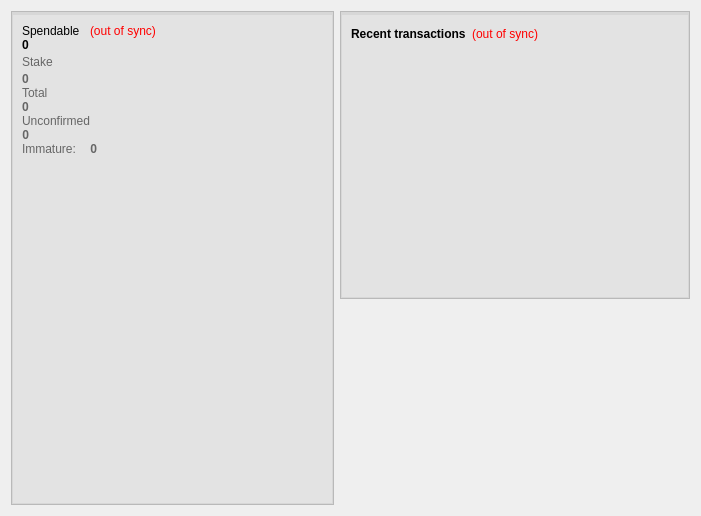
<?xml version="1.0" encoding="UTF-8"?>
<ui version="4.0">
 <class>OverviewPage</class>
 <widget class="QWidget" name="OverviewPage">
  <property name="geometry">
   <rect>
    <x>0</x>
    <y>0</y>
    <width>701</width>
    <height>516</height>
   </rect>
  </property>
  <property name="windowTitle">
   <string>Form</string>
  </property>
  <layout class="QHBoxLayout" name="horizontalLayout" stretch="1,0">
   <item>
    <layout class="QVBoxLayout" name="verticalLayout_2">
     <item>
      <widget class="QFrame" name="frame">
       <property name="styleSheet">
        <string notr="true">#frame
{
background-color: rgb(227, 227, 227);
border: 1px solid rgb(185,185,185);
}

#frame_4
{
border:1px solid rgb(215,215,215);
border-top: 3px solid rgb(215,215,215);
}</string>
       </property>
       <property name="frameShape">
        <enum>QFrame::StyledPanel</enum>
       </property>
       <property name="frameShadow">
        <enum>QFrame::Raised</enum>
       </property>
       <layout class="QVBoxLayout" name="verticalLayout_4">
        <property name="spacing">
         <number>0</number>
        </property>
        <property name="leftMargin">
         <number>0</number>
        </property>
        <property name="topMargin">
         <number>0</number>
        </property>
        <property name="rightMargin">
         <number>0</number>
        </property>
        <property name="bottomMargin">
         <number>0</number>
        </property>
        <item>
         <widget class="QFrame" name="frame_4">
          <property name="frameShape">
           <enum>QFrame::StyledPanel</enum>
          </property>
          <property name="frameShadow">
           <enum>QFrame::Raised</enum>
          </property>
          <layout class="QVBoxLayout" name="verticalLayout_6">
           <item>
            <layout class="QFormLayout" name="formLayout_2">
             <property name="fieldGrowthPolicy">
              <enum>QFormLayout::ExpandingFieldsGrow</enum>
             </property>
             <property name="labelAlignment">
              <set>Qt::AlignLeading|Qt::AlignLeft|Qt::AlignTop</set>
             </property>
             <property name="horizontalSpacing">
              <number>0</number>
             </property>
             <property name="verticalSpacing">
              <number>0</number>
             </property>
             <item row="2" column="0">
              <widget class="QLabel" name="labelBalance">
               <property name="font">
                <font>
                 <weight>75</weight>
                 <bold>true</bold>
                </font>
               </property>
               <property name="cursor">
                <cursorShape>IBeamCursor</cursorShape>
               </property>
               <property name="toolTip">
                <string>Your current spendable balance</string>
               </property>
               <property name="styleSheet">
                <string notr="true">top: -5px;</string>
               </property>
               <property name="text">
                <string notr="true">0</string>
               </property>
               <property name="textInteractionFlags">
                <set>Qt::LinksAccessibleByMouse|Qt::TextSelectableByKeyboard|Qt::TextSelectableByMouse</set>
               </property>
              </widget>
             </item>
             <item row="4" column="0">
              <widget class="QLabel" name="label_6">
               <property name="palette">
                <palette>
                 <active>
                  <colorrole role="WindowText">
                   <brush brushstyle="SolidPattern">
                    <color alpha="255">
                     <red>102</red>
                     <green>102</green>
                     <blue>102</blue>
                    </color>
                   </brush>
                  </colorrole>
                 </active>
                 <inactive>
                  <colorrole role="WindowText">
                   <brush brushstyle="SolidPattern">
                    <color alpha="255">
                     <red>102</red>
                     <green>102</green>
                     <blue>102</blue>
                    </color>
                   </brush>
                  </colorrole>
                 </inactive>
                 <disabled>
                  <colorrole role="WindowText">
                   <brush brushstyle="SolidPattern">
                    <color alpha="255">
                     <red>120</red>
                     <green>120</green>
                     <blue>120</blue>
                    </color>
                   </brush>
                  </colorrole>
                 </disabled>
                </palette>
               </property>
               <property name="text">
                <string>Stake</string>
               </property>
              </widget>
             </item>
             <item row="5" column="0">
              <widget class="QLabel" name="labelStake">
               <property name="palette">
                <palette>
                 <active>
                  <colorrole role="WindowText">
                   <brush brushstyle="SolidPattern">
                    <color alpha="255">
                     <red>102</red>
                     <green>102</green>
                     <blue>102</blue>
                    </color>
                   </brush>
                  </colorrole>
                 </active>
                 <inactive>
                  <colorrole role="WindowText">
                   <brush brushstyle="SolidPattern">
                    <color alpha="255">
                     <red>102</red>
                     <green>102</green>
                     <blue>102</blue>
                    </color>
                   </brush>
                  </colorrole>
                 </inactive>
                 <disabled>
                  <colorrole role="WindowText">
                   <brush brushstyle="SolidPattern">
                    <color alpha="255">
                     <red>120</red>
                     <green>120</green>
                     <blue>120</blue>
                    </color>
                   </brush>
                  </colorrole>
                 </disabled>
                </palette>
               </property>
               <property name="font">
                <font>
                 <weight>75</weight>
                 <bold>true</bold>
                </font>
               </property>
               <property name="cursor">
                <cursorShape>IBeamCursor</cursorShape>
               </property>
               <property name="toolTip">
                <string>Total of coins that was staked, and do not yet count toward the current balance</string>
               </property>
               <property name="text">
                <string notr="true">0</string>
               </property>
               <property name="textInteractionFlags">
                <set>Qt::LinksAccessibleByMouse|Qt::TextSelectableByKeyboard|Qt::TextSelectableByMouse</set>
               </property>
              </widget>
             </item>
             <item row="9" column="0">
              <widget class="QLabel" name="labelTotalText">
               <property name="palette">
                <palette>
                 <active>
                  <colorrole role="WindowText">
                   <brush brushstyle="SolidPattern">
                    <color alpha="255">
                     <red>102</red>
                     <green>102</green>
                     <blue>102</blue>
                    </color>
                   </brush>
                  </colorrole>
                 </active>
                 <inactive>
                  <colorrole role="WindowText">
                   <brush brushstyle="SolidPattern">
                    <color alpha="255">
                     <red>102</red>
                     <green>102</green>
                     <blue>102</blue>
                    </color>
                   </brush>
                  </colorrole>
                 </inactive>
                 <disabled>
                  <colorrole role="WindowText">
                   <brush brushstyle="SolidPattern">
                    <color alpha="255">
                     <red>120</red>
                     <green>120</green>
                     <blue>120</blue>
                    </color>
                   </brush>
                  </colorrole>
                 </disabled>
                </palette>
               </property>
               <property name="text">
                <string>Total</string>
               </property>
              </widget>
             </item>
             <item row="12" column="0">
              <widget class="QLabel" name="labelTotal">
               <property name="palette">
                <palette>
                 <active>
                  <colorrole role="WindowText">
                   <brush brushstyle="SolidPattern">
                    <color alpha="255">
                     <red>102</red>
                     <green>102</green>
                     <blue>102</blue>
                    </color>
                   </brush>
                  </colorrole>
                 </active>
                 <inactive>
                  <colorrole role="WindowText">
                   <brush brushstyle="SolidPattern">
                    <color alpha="255">
                     <red>102</red>
                     <green>102</green>
                     <blue>102</blue>
                    </color>
                   </brush>
                  </colorrole>
                 </inactive>
                 <disabled>
                  <colorrole role="WindowText">
                   <brush brushstyle="SolidPattern">
                    <color alpha="255">
                     <red>120</red>
                     <green>120</green>
                     <blue>120</blue>
                    </color>
                   </brush>
                  </colorrole>
                 </disabled>
                </palette>
               </property>
               <property name="font">
                <font>
                 <weight>75</weight>
                 <bold>true</bold>
                </font>
               </property>
               <property name="cursor">
                <cursorShape>IBeamCursor</cursorShape>
               </property>
               <property name="toolTip">
                <string>Your current total balance</string>
               </property>
               <property name="text">
                <string notr="true">0</string>
               </property>
               <property name="textInteractionFlags">
                <set>Qt::LinksAccessibleByMouse|Qt::TextSelectableByKeyboard|Qt::TextSelectableByMouse</set>
               </property>
              </widget>
             </item>
             <item row="17" column="0">
              <widget class="QLabel" name="label_3">
               <property name="palette">
                <palette>
                 <active>
                  <colorrole role="WindowText">
                   <brush brushstyle="SolidPattern">
                    <color alpha="255">
                     <red>102</red>
                     <green>102</green>
                     <blue>102</blue>
                    </color>
                   </brush>
                  </colorrole>
                 </active>
                 <inactive>
                  <colorrole role="WindowText">
                   <brush brushstyle="SolidPattern">
                    <color alpha="255">
                     <red>102</red>
                     <green>102</green>
                     <blue>102</blue>
                    </color>
                   </brush>
                  </colorrole>
                 </inactive>
                 <disabled>
                  <colorrole role="WindowText">
                   <brush brushstyle="SolidPattern">
                    <color alpha="255">
                     <red>120</red>
                     <green>120</green>
                     <blue>120</blue>
                    </color>
                   </brush>
                  </colorrole>
                 </disabled>
                </palette>
               </property>
               <property name="text">
                <string>&lt;html&gt;&lt;head/&gt;&lt;body&gt;&lt;p&gt;Unconfirmed&lt;/p&gt;&lt;/body&gt;&lt;/html&gt;</string>
               </property>
              </widget>
             </item>
             <item row="19" column="0">
              <widget class="QLabel" name="labelImmatureText">
               <property name="palette">
                <palette>
                 <active>
                  <colorrole role="WindowText">
                   <brush brushstyle="SolidPattern">
                    <color alpha="255">
                     <red>102</red>
                     <green>102</green>
                     <blue>102</blue>
                    </color>
                   </brush>
                  </colorrole>
                  <colorrole role="Text">
                   <brush brushstyle="SolidPattern">
                    <color alpha="255">
                     <red>94</red>
                     <green>94</green>
                     <blue>94</blue>
                    </color>
                   </brush>
                  </colorrole>
                 </active>
                 <inactive>
                  <colorrole role="WindowText">
                   <brush brushstyle="SolidPattern">
                    <color alpha="255">
                     <red>102</red>
                     <green>102</green>
                     <blue>102</blue>
                    </color>
                   </brush>
                  </colorrole>
                  <colorrole role="Text">
                   <brush brushstyle="SolidPattern">
                    <color alpha="255">
                     <red>94</red>
                     <green>94</green>
                     <blue>94</blue>
                    </color>
                   </brush>
                  </colorrole>
                 </inactive>
                 <disabled>
                  <colorrole role="WindowText">
                   <brush brushstyle="SolidPattern">
                    <color alpha="255">
                     <red>120</red>
                     <green>120</green>
                     <blue>120</blue>
                    </color>
                   </brush>
                  </colorrole>
                  <colorrole role="Text">
                   <brush brushstyle="SolidPattern">
                    <color alpha="255">
                     <red>120</red>
                     <green>120</green>
                     <blue>120</blue>
                    </color>
                   </brush>
                  </colorrole>
                 </disabled>
                </palette>
               </property>
               <property name="text">
                <string>Immature:</string>
               </property>
              </widget>
             </item>
             <item row="19" column="1">
              <widget class="QLabel" name="labelImmature">
               <property name="palette">
                <palette>
                 <active>
                  <colorrole role="WindowText">
                   <brush brushstyle="SolidPattern">
                    <color alpha="255">
                     <red>102</red>
                     <green>102</green>
                     <blue>102</blue>
                    </color>
                   </brush>
                  </colorrole>
                 </active>
                 <inactive>
                  <colorrole role="WindowText">
                   <brush brushstyle="SolidPattern">
                    <color alpha="255">
                     <red>102</red>
                     <green>102</green>
                     <blue>102</blue>
                    </color>
                   </brush>
                  </colorrole>
                 </inactive>
                 <disabled>
                  <colorrole role="WindowText">
                   <brush brushstyle="SolidPattern">
                    <color alpha="255">
                     <red>120</red>
                     <green>120</green>
                     <blue>120</blue>
                    </color>
                   </brush>
                  </colorrole>
                 </disabled>
                </palette>
               </property>
               <property name="font">
                <font>
                 <weight>75</weight>
                 <bold>true</bold>
                </font>
               </property>
               <property name="toolTip">
                <string>Mined balance that has not yet matured</string>
               </property>
               <property name="text">
                <string notr="true">0</string>
               </property>
               <property name="alignment">
                <set>Qt::AlignRight|Qt::AlignTrailing|Qt::AlignVCenter</set>
               </property>
               <property name="textInteractionFlags">
                <set>Qt::LinksAccessibleByMouse|Qt::TextSelectableByKeyboard|Qt::TextSelectableByMouse</set>
               </property>
              </widget>
             </item>
             <item row="1" column="1">
              <widget class="QLabel" name="labelWalletStatus">
               <property name="toolTip">
                <string>The displayed information may be out of date. Your wallet automatically synchronizes with the BitBay network after a connection is established, but this process has not completed yet.</string>
               </property>
               <property name="styleSheet">
                <string notr="true">QLabel { color: red; }</string>
               </property>
               <property name="text">
                <string notr="true">(out of sync)</string>
               </property>
               <property name="alignment">
                <set>Qt::AlignLeading|Qt::AlignLeft|Qt::AlignVCenter</set>
               </property>
              </widget>
             </item>
             <item row="1" column="0">
              <widget class="QLabel" name="label">
               <property name="text">
                <string>Spendable</string>
               </property>
              </widget>
             </item>
             <item row="18" column="0">
              <widget class="QLabel" name="labelUnconfirmed">
               <property name="palette">
                <palette>
                 <active>
                  <colorrole role="WindowText">
                   <brush brushstyle="SolidPattern">
                    <color alpha="255">
                     <red>102</red>
                     <green>102</green>
                     <blue>102</blue>
                    </color>
                   </brush>
                  </colorrole>
                 </active>
                 <inactive>
                  <colorrole role="WindowText">
                   <brush brushstyle="SolidPattern">
                    <color alpha="255">
                     <red>102</red>
                     <green>102</green>
                     <blue>102</blue>
                    </color>
                   </brush>
                  </colorrole>
                 </inactive>
                 <disabled>
                  <colorrole role="WindowText">
                   <brush brushstyle="SolidPattern">
                    <color alpha="255">
                     <red>120</red>
                     <green>120</green>
                     <blue>120</blue>
                    </color>
                   </brush>
                  </colorrole>
                 </disabled>
                </palette>
               </property>
               <property name="font">
                <font>
                 <weight>75</weight>
                 <bold>true</bold>
                </font>
               </property>
               <property name="cursor">
                <cursorShape>IBeamCursor</cursorShape>
               </property>
               <property name="toolTip">
                <string>Total of transactions that have yet to be confirmed, and do not yet count toward the current balance</string>
               </property>
               <property name="layoutDirection">
                <enum>Qt::LeftToRight</enum>
               </property>
               <property name="text">
                <string notr="true">0</string>
               </property>
               <property name="alignment">
                <set>Qt::AlignRight|Qt::AlignTrailing|Qt::AlignVCenter</set>
               </property>
               <property name="textInteractionFlags">
                <set>Qt::LinksAccessibleByMouse|Qt::TextSelectableByKeyboard|Qt::TextSelectableByMouse</set>
               </property>
              </widget>
             </item>
             <item row="20" column="0">
              <spacer name="verticalSpacer_4">
               <property name="orientation">
                <enum>Qt::Vertical</enum>
               </property>
               <property name="sizeHint" stdset="0">
                <size>
                 <width>20</width>
                 <height>40</height>
                </size>
               </property>
              </spacer>
             </item>
             <item row="4" column="1">
              <spacer name="horizontalSpacer_2">
               <property name="orientation">
                <enum>Qt::Horizontal</enum>
               </property>
               <property name="sizeHint" stdset="0">
                <size>
                 <width>40</width>
                 <height>20</height>
                </size>
               </property>
              </spacer>
             </item>
            </layout>
           </item>
           <item>
            <spacer name="verticalSpacer">
             <property name="orientation">
              <enum>Qt::Vertical</enum>
             </property>
             <property name="sizeHint" stdset="0">
              <size>
               <width>20</width>
               <height>40</height>
              </size>
             </property>
            </spacer>
           </item>
          </layout>
         </widget>
        </item>
       </layout>
      </widget>
     </item>
    </layout>
   </item>
   <item>
    <layout class="QVBoxLayout" name="verticalLayout_3">
     <item>
      <widget class="QFrame" name="frame_2">
       <property name="minimumSize">
        <size>
         <width>350</width>
         <height>0</height>
        </size>
       </property>
       <property name="styleSheet">
        <string notr="true">#frame_2
{
background-color: rgb(227, 227, 227);
border: 1px solid rgb(185,185,185);
}

#frame_3
{
border:1px solid rgb(215,215,215);
border-top: 3px solid rgb(215,215,215);
}</string>
       </property>
       <property name="frameShape">
        <enum>QFrame::StyledPanel</enum>
       </property>
       <property name="frameShadow">
        <enum>QFrame::Raised</enum>
       </property>
       <layout class="QVBoxLayout" name="verticalLayout">
        <property name="spacing">
         <number>0</number>
        </property>
        <property name="leftMargin">
         <number>0</number>
        </property>
        <property name="topMargin">
         <number>0</number>
        </property>
        <property name="rightMargin">
         <number>0</number>
        </property>
        <property name="bottomMargin">
         <number>0</number>
        </property>
        <item>
         <widget class="QFrame" name="frame_3">
          <property name="minimumSize">
           <size>
            <width>0</width>
            <height>10</height>
           </size>
          </property>
          <property name="frameShape">
           <enum>QFrame::StyledPanel</enum>
          </property>
          <property name="frameShadow">
           <enum>QFrame::Raised</enum>
          </property>
          <layout class="QVBoxLayout" name="verticalLayout_5">
           <property name="leftMargin">
            <number>9</number>
           </property>
           <item>
            <layout class="QHBoxLayout" name="horizontalLayout_2">
             <item>
              <widget class="QLabel" name="label_4">
               <property name="text">
                <string>&lt;b&gt;Recent transactions&lt;/b&gt;</string>
               </property>
              </widget>
             </item>
             <item>
              <widget class="QLabel" name="labelTransactionsStatus">
               <property name="toolTip">
                <string>The displayed information may be out of date. Your wallet automatically synchronizes with the BitBay network after a connection is established, but this process has not completed yet.</string>
               </property>
               <property name="styleSheet">
                <string notr="true">QLabel { color: red; }</string>
               </property>
               <property name="text">
                <string notr="true">(out of sync)</string>
               </property>
               <property name="alignment">
                <set>Qt::AlignRight|Qt::AlignTrailing|Qt::AlignVCenter</set>
               </property>
              </widget>
             </item>
             <item>
              <spacer name="horizontalSpacer">
               <property name="orientation">
                <enum>Qt::Horizontal</enum>
               </property>
               <property name="sizeHint" stdset="0">
                <size>
                 <width>40</width>
                 <height>20</height>
                </size>
               </property>
              </spacer>
             </item>
            </layout>
           </item>
           <item>
            <widget class="QListView" name="listTransactions">
             <property name="styleSheet">
              <string notr="true">QListView { background: transparent; }</string>
             </property>
             <property name="frameShape">
              <enum>QFrame::NoFrame</enum>
             </property>
             <property name="verticalScrollBarPolicy">
              <enum>Qt::ScrollBarAlwaysOff</enum>
             </property>
             <property name="horizontalScrollBarPolicy">
              <enum>Qt::ScrollBarAlwaysOff</enum>
             </property>
             <property name="selectionMode">
              <enum>QAbstractItemView::NoSelection</enum>
             </property>
            </widget>
           </item>
          </layout>
          <zorder>listTransactions</zorder>
          <zorder></zorder>
         </widget>
        </item>
       </layout>
      </widget>
     </item>
     <item>
      <layout class="QHBoxLayout" name="horizontalLayout_4" stretch="0">
       <property name="spacing">
        <number>6</number>
       </property>
       <property name="bottomMargin">
        <number>0</number>
       </property>
       <item>
        <widget class="QLabel" name="label_2">
         <property name="minimumSize">
          <size>
           <width>200</width>
           <height>200</height>
          </size>
         </property>
         <property name="maximumSize">
          <size>
           <width>256</width>
           <height>256</height>
          </size>
         </property>
         <property name="layoutDirection">
          <enum>Qt::LeftToRight</enum>
         </property>
         <property name="frameShape">
          <enum>QFrame::NoFrame</enum>
         </property>
         <property name="text">
          <string>&lt;html&gt;&lt;head/&gt;&lt;body&gt;&lt;img src=&quot;:/images/splash&quot;/&gt;&lt;body&gt;&lt;/html&gt;</string>
         </property>
         <property name="scaledContents">
          <bool>false</bool>
         </property>
         <property name="alignment">
          <set>Qt::AlignCenter</set>
         </property>
         <property name="wordWrap">
          <bool>true</bool>
         </property>
         <property name="margin">
          <number>-3</number>
         </property>
         <property name="openExternalLinks">
          <bool>false</bool>
         </property>
        </widget>
       </item>
      </layout>
     </item>
    </layout>
   </item>
  </layout>
 </widget>
 <resources/>
 <connections/>
</ui>
